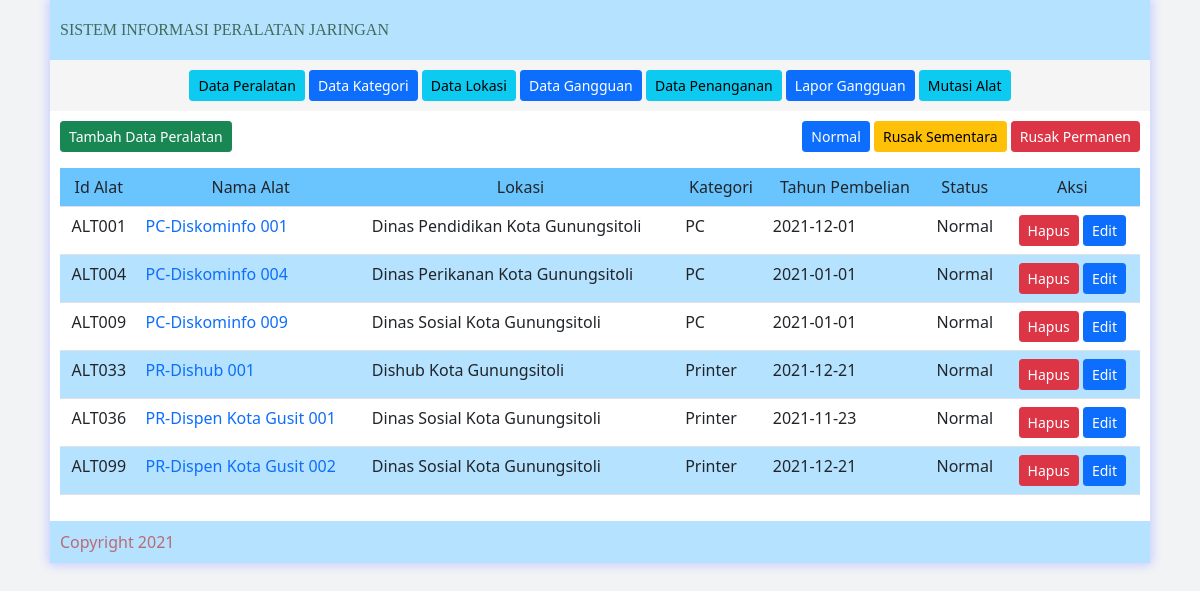
/alat-1, run on the app's committed database.
### tables this page shows
CREATE TABLE `tblalat` (
  `id_alat` char(20) NOT NULL,
  `id_kategori` char(20) NOT NULL,
  `id_lokasi` char(20) NOT NULL,
  `nama_peralatan` varchar(200) NOT NULL,
  `tahun_beli` date NOT NULL,
  `desc_alat` text NOT NULL,
  `jlh_port` text NOT NULL,
  `nama_wifi` varchar(200) NOT NULL,
  `pass_wifi` text NOT NULL,
  `frek_alat` text NOT NULL,
  `l_frek_alat` varchar(50) NOT NULL,
  `k_ram` text NOT NULL,
  `k_hardisk` text NOT NULL,
  `t_processor` text NOT NULL,
  `status_alat` char(20) NOT NULL
);

CREATE TABLE `tbllokasi` (
  `id_lokasi` char(20) NOT NULL,
  `nama_lokasi` varchar(150) NOT NULL
);

CREATE TABLE `tblkategori` (
  `id_kategori` char(20) NOT NULL,
  `nama_kategori` varchar(50) NOT NULL
);

### view_data/data_alat.php (the view, shortened to what this page needs)
<?php
	echo"<table border='0' cellpadding='0' width='100%'>
		<tr>
			<td>
				<a href='tambahalat' class='btn btn-success btn-sm'>Tambah Data Peralatan</a>
			</td>
			<td align='right'>
				<a href='alat-1' class='btn btn-Primary btn-sm'>Normal</a>
				<a href='alat-2' class='btn btn-warning btn-sm'>Rusak Sementara</a>
				<a href='alat-3' class='btn btn-danger btn-sm'>Rusak Permanen</a>
			</td>
		</tr></table><p>";
	$xrsts=$_GET['act'];
	if($xrsts=="1"){
		$xxrsts="Normal";
	}elseif($xrsts=="2"){
		$xxrsts="Rusak Sementara";
	}else{
		$xxrsts="Rusak Permanen";
	}
	$sql = mysqli_query($dblink,"SELECT * from tblalat,tblkategori,tbllokasi
		WHERE
			tblalat.id_kategori =  tblkategori.id_kategori AND
			tblalat.id_lokasi =  tbllokasi.id_lokasi AND
			tblalat.status_alat = '$xxrsts'");
		echo"<div class='table-responsive'><table class='table table-hover'>
			<tr bgcolor=#6ac5fe>
				<td align='center'>Id Alat</td>
				<td align='center'>Nama Alat</td>
				<td align='center'>Lokasi</td>
				<td align='center'>Kategori</td>
				<td align='center'>Tahun Pembelian</td>
				<td align='center'>Status</td>
				<td align='center'>Aksi</td>
			</tr>";
		$i =0;
		while ($r=mysqli_fetch_array($sql,MYSQLI_ASSOC)){
  		$i++ ;
			if(($i % 2)==0)
				$bg="#b5e2ff" ;
			else
				$bg= "#fff";
			$xnama = isset($r['nama_peralatan']) ? $r['nama_peralatan'] : '';
			$xlokasi = isset($r['nama_lokasi']) ? $r['nama_lokasi'] : '';
			$xid = isset($r['id_alat']) ? $r['id_alat'] : '';
			$xkategori = isset($r['nama_kategori']) ? $r['nama_kategori'] : '';
			$xtahun = isset($r['tahun_beli']) ? $r['tahun_beli'] : '';
			$xstatus = isset($r['status_alat']) ? $r['status_alat'] : '';
		echo"<tr bgcolor=$bg>
				<td align='center'>$xid</td>
				<td><a href='detail-$xid'>$xnama</a></td>
				<td>$xlokasi</td>
				<td>$xkategori</td>
				<td>$xtahun</td>
				<td align='center'>$xstatus</td>
				<td align='center'>
					<a href='hapusalat-$xid' class='btn btn-danger btn-sm'>Hapus</a>
					<a href='editalat-$xid' class='btn btn-primary btn-sm'>Edit</a>
			</tr>";
		}
		echo"</table>";
?>

### view_data/style/style.css (style rules this page uses)
.bgbody { background-color:#f1f3f5; }

### data on the page
tblalat: id_alat "ALT001", nama_peralatan "PC-Diskominfo 001", id_lokasi.nama_lokasi "Dinas Pendidikan Kota Gunungsitoli", id_kategori.nama_kategori "PC", tahun_beli "2021-12-01", status_alat "Normal"
tblalat: id_alat "ALT004", nama_peralatan "PC-Diskominfo 004", id_lokasi.nama_lokasi "Dinas Perikanan Kota Gunungsitoli", id_kategori.nama_kategori "PC", tahun_beli "2021-01-01", status_alat "Normal"
tblalat: id_alat "ALT009", nama_peralatan "PC-Diskominfo 009", id_lokasi.nama_lokasi "Dinas Sosial Kota Gunungsitoli", id_kategori.nama_kategori "PC", tahun_beli "2021-01-01", status_alat "Normal"
tblalat: id_alat "ALT033", nama_peralatan "PR-Dishub 001", id_lokasi.nama_lokasi "Dishub Kota Gunungsitoli", id_kategori.nama_kategori "Printer", tahun_beli "2021-12-21", status_alat "Normal"
tblalat: id_alat "ALT036", nama_peralatan "PR-Dispen Kota Gusit 001", id_lokasi.nama_lokasi "Dinas Sosial Kota Gunungsitoli", id_kategori.nama_kategori "Printer", tahun_beli "2021-11-23", status_alat "Normal"
tblalat: id_alat "ALT099", nama_peralatan "PR-Dispen Kota Gusit 002", id_lokasi.nama_lokasi "Dinas Sosial Kota Gunungsitoli", id_kategori.nama_kategori "Printer", tahun_beli "2021-12-21", status_alat "Normal"
